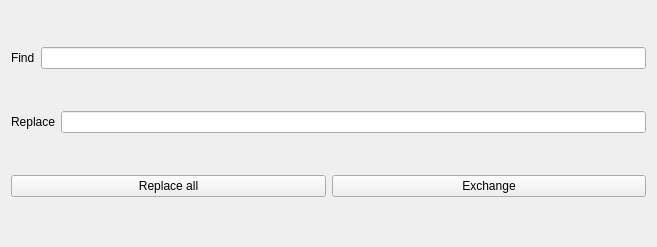
<?xml version="1.0" encoding="UTF-8"?>
<ui version="4.0">
 <class>SearchWidget</class>
 <widget class="QWidget" name="SearchWidget">
  <property name="geometry">
   <rect>
    <x>0</x>
    <y>0</y>
    <width>657</width>
    <height>247</height>
   </rect>
  </property>
  <property name="windowTitle">
   <string>Form</string>
  </property>
  <layout class="QVBoxLayout" name="verticalLayout">
   <item>
    <layout class="QHBoxLayout" name="horizontalLayout">
     <item>
      <widget class="QLabel" name="label">
       <property name="text">
        <string>Find</string>
       </property>
      </widget>
     </item>
     <item>
      <widget class="QLineEdit" name="searchField"/>
     </item>
    </layout>
   </item>
   <item>
    <layout class="QHBoxLayout" name="horizontalLayout_2">
     <item>
      <widget class="QLabel" name="label_2">
       <property name="text">
        <string>Replace</string>
       </property>
      </widget>
     </item>
     <item>
      <widget class="QLineEdit" name="replaceField"/>
     </item>
    </layout>
   </item>
   <item>
    <layout class="QHBoxLayout" name="horizontalLayout_3">
     <item>
      <widget class="QPushButton" name="replaceAllButton">
       <property name="text">
        <string>Replace all</string>
       </property>
      </widget>
     </item>
     <item>
      <widget class="QPushButton" name="fieldTextReplaceButton">
       <property name="text">
        <string>Exchange</string>
       </property>
      </widget>
     </item>
    </layout>
   </item>
  </layout>
 </widget>
 <resources/>
 <connections/>
</ui>
